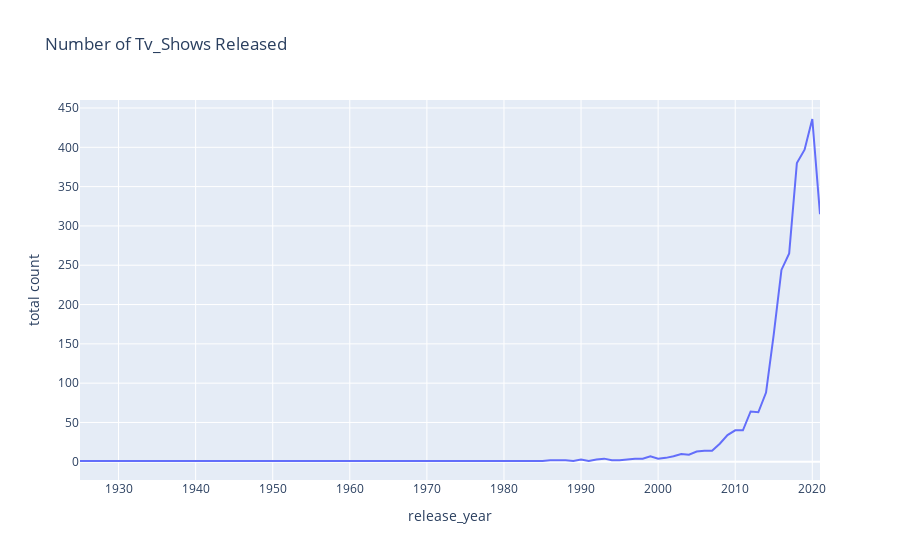

Here is the notebook cell this chart was saved with:
### Code cell
Tv_Show = df[df['type']=='TV Show']
df_Tv_Show = Tv_Show.groupby('release_year')["type"].count()
df_Tv_Show = df_Tv_Show.to_frame().reset_index()
df_Tv_Show = df_Tv_Show.rename(columns ={"type":"total count"})
Tv_char = px.line(df_Tv_Show,x= 'release_year',y='total count',title='Number of Tv_Shows Released')
Tv_char.show()

### Figure 1 — Plotly figure (JSON) as saved in the notebook; plotly's stock layout.template omitted (floating-point values rounded to 4 significant figures)
{"data": [{"hovertemplate": "release_year=%{x}<br>total count=%{y}<extra></extra>", "legendgroup": "", "line": {"color": "#636efa", "dash": "solid"}, "marker": {"symbol": "circle"}, "mode": "lines", "name": "", "orientation": "v", "showlegend": false, "type": "scatter", "x": [1925, 1945, 1946, 1963, 1967, 1972, 1974, 1977, 1979, 1981, 1985, 1986, 1988, 1989, 1990, 1991, 1992, 1993, 1994, 1995, 1996, 1997, 1998, 1999, 2000, 2001, 2002, 2003, 2004, 2005, 2006, 2007, 2008, 2009, 2010, 2011, 2012, 2013, 2014, 2015, 2016, 2017, 2018, 2019, 2020, 2021], "xaxis": "x", "y": [1, 1, 1, 1, 1, 1, 1, 1, 1, 1, 1, 2, 2, 1, 3, 1, 3, 4, 2, 2, 3, 4, 4, 7, 4, 5, 7, 10, 9, 13, 14, 14, 23, 34, 40, 40, 64, 63, 88, 162, 244, 265, 380, 397, 436, 315], "yaxis": "y"}], "layout": {"legend": {"tracegroupgap": 0}, "title": {"text": "Number of Tv_Shows Released"}, "xaxis": {"anchor": "y", "domain": [0, 1], "title": {"text": "release_year"}}, "yaxis": {"anchor": "x", "domain": [0, 1], "title": {"text": "total count"}}}}
